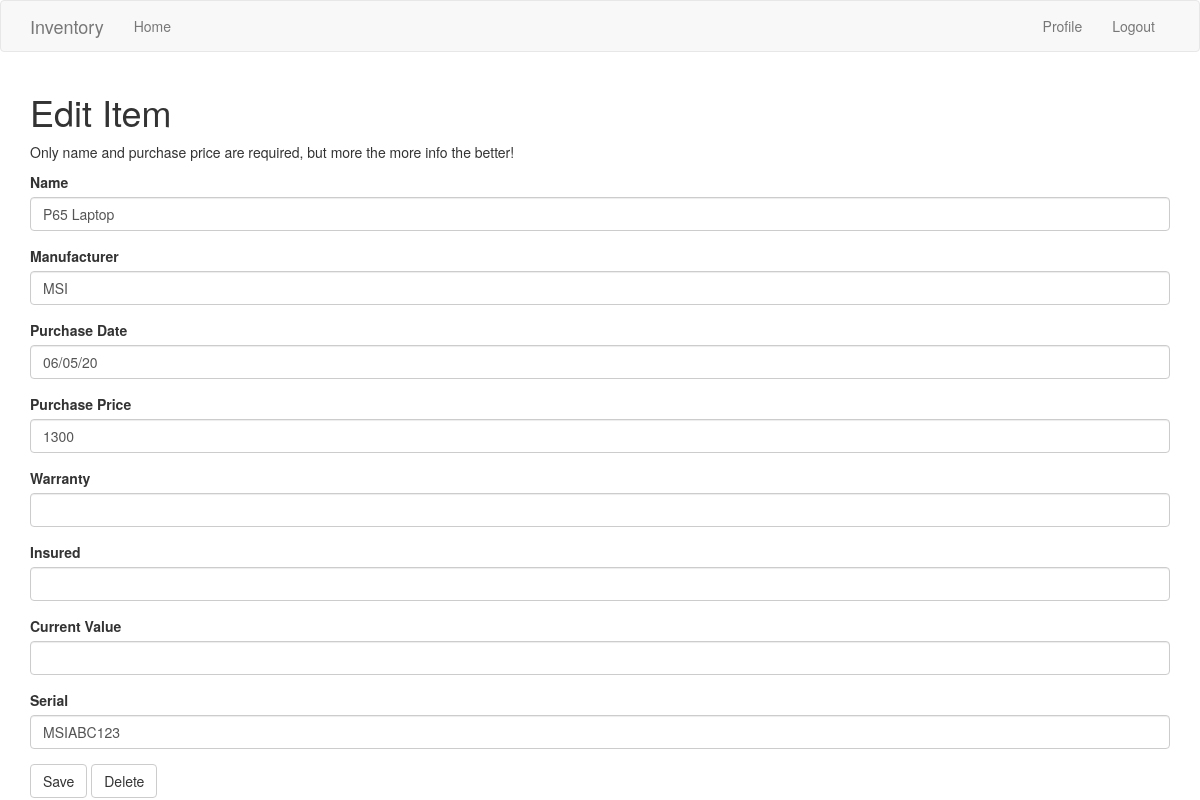
The app's page /edit_item/2 (signed in) with its own data.
### app/models.py (models this page shows, shortened)
class Item(db.Model):
    __searchable__ = ['name']
    id = db.Column(db.Integer, primary_key=True)
    name = db.Column(db.String(64))
    manufacturer = db.Column(db.String(64))
    purchase_date = db.Column(db.String(20))
    purchase_price = db.Column(db.String(12))
    warranty = db.Column(db.String(20))
    insured = db.Column(db.String(20))
    current_value = db.Column(db.String(12))
    serial = db.Column(db.String(30))
    date_added = db.Column(db.DateTime, index=True, default=datetime.utcnow)
    timestamp = db.Column(db.DateTime, index=True, default=datetime.utcnow)
    user_id = db.Column(db.Integer, db.ForeignKey('user.id'))

### app/routes.py (the view, shortened to what this page needs)
@app.route('/edit_item/<item_id>', methods=['GET', 'POST'])
@login_required
def edit_item(item_id):
    item = db.session.query(Item).filter_by(id=item_id).first_or_404()
    form = ItemForm()
    confirmForm = DeleteForm()
    if form.delete.data:
        return render_template('edit_item.html', title='Edit Item',
                           form=form, confirmForm = confirmForm)
    if confirmForm.reallyDelete.data:
        db.session.delete(item)
        db.session.commit()
        flash('Item deleted!')
        return redirect(url_for('index'))
    if item is not None:
        form.name.data = item.name
        form.manufacturer.data = item.manufacturer
        form.purchase_date.data = item.purchase_date
        form.purchase_price.data = item.purchase_price
        form.warranty.data = item.warranty
        form.insured.data = item.insured
        form.current_value.data = item.current_value
        form.serial.data = item.serial
    return render_template('edit_item.html', title='Edit Item',
                           form=form)

### app/forms.py
class ItemForm(FlaskForm):
    name = StringField('Name', validators=[DataRequired()])
    manufacturer = StringField('Manufacturer')
    purchase_date = StringField('Purchase Date')
    purchase_price = StringField('Purchase Price', validators=[DataRequired()])
    warranty = StringField('Warranty', validators=[Optional()])
    insured = StringField('Insured', validators=[Optional()])
    current_value = StringField('Current Value', validators=[Optional()])
    serial = StringField('Serial', validators=[Optional()])
    submit = SubmitField('Save')
    delete = SubmitField('Delete')
    def __init__(self, *args, **kwargs):
        super(ItemForm, self).__init__(*args, **kwargs)

class DeleteForm(FlaskForm):
    reallyDelete = SubmitField('Really Delete')

### app/models.py (called while the page is built)
@login.user_loader
def load_user(id):
    return User.query.get(int(id))

### app/routes.py (called while the page is built)
@app.before_request
def before_request():
    if current_user.is_authenticated:
        current_user.last_seen = datetime.utcnow()
        db.session.commit()

### app/templates/edit_item.html (shortened to what this page needs)
{% extends "base.html" %}
{% import 'bootstrap/wtf.html' as wtf %}
{% block app_content %}
    <h1>Edit Item</h1>
    <p>Only name and purchase price are required, but more the more info the better!</p>
    {% if form %}
        {{ wtf.quick_form(form) }}
    {% endif %}
{% endblock %}

### records on screen
Item: name "P65 Laptop", manufacturer "MSI", purchase_date "06/05/20", purchase_price "1300", serial "MSIABC123"
